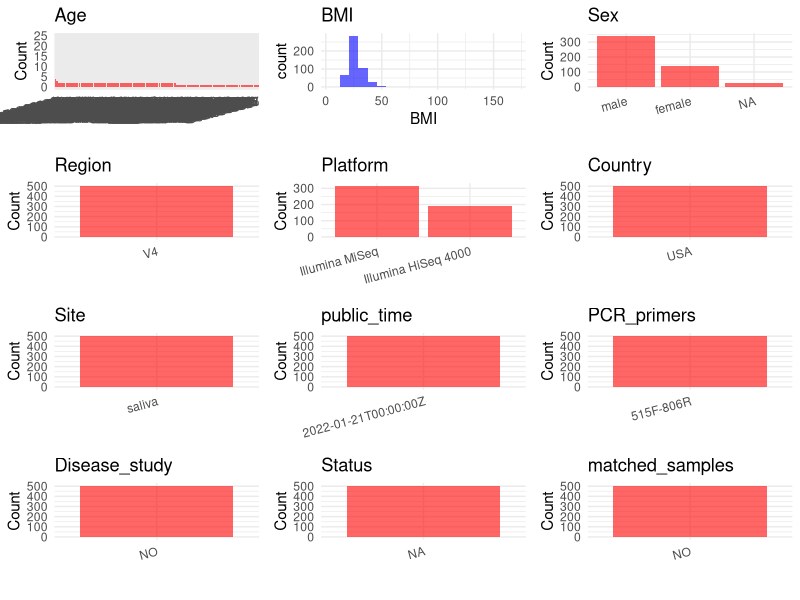

Generate this figure with R: (Note: this script raises an error after producing the figure.)
## ---- chunk 1
# Load necessary libraries
library(dplyr)
library(ggplot2)
library(cowplot)

# Set working directory (update this path to your local directory)
setwd("D:/metadata/PRJEB29169")

# Read the initial metadata files
initial_meta<-read.csv("SraRunTable.csv",header = T)

# Combine the two metadata files
#meta <- rbind(initial_meta, initial_meta1)

#Remove entries non-oral samples
#initial_meta <- subset(initial_meta, Organism == "human oral metagenome")


# Check the number of samples containing "HT" in Sample.Name (e.g., healthy controls)
#nrow(subset(meta, grepl("HT", Sample.Name)))

# Display the first few rows of the metadata
head(initial_meta)
## ---- chunk 2
# Create a uniform metadata dataframe
metadata <- data.frame(
  BioProject = initial_meta$BioProject,
  Run = initial_meta$Run,
  sample_name = initial_meta$Sample.Name,
  Age = initial_meta$host_age,
  BMI = initial_meta$BMI,
  Sex= initial_meta$sex,
  Region = "V4",
  Platform = initial_meta$Instrument,
  Country = initial_meta$geo_loc_name_country,
  Site = initial_meta$env_material,
  public_time = initial_meta$ReleaseDate,
  stringsAsFactors = FALSE
)
## ---- chunk 3
# Add information obtained from the publication
metadata$PCR_primers <- "515F-806R"
metadata$title <- "Establishing microbial composition measurement standards with reference frames"
metadata$Disease_study <- "NO"
# Assign disease status based on sample_name patterns
metadata$Status<-"NA"

#extract subject id by remove prefix of sample_name

metadata <- metadata %>%
  mutate(Sex = case_when(
    initial_meta$sex == "0" ~ "female",
    initial_meta$sex == "1" ~ "male"
  ))
keep_subjects <- unique(subset(metadata, Site == "saliva")$sample_name)
metadata <- subset(metadata, sample_name %in% keep_subjects)

metadata$matched_samples <- "NO"
## ---- chunk 4
# Check the number of unique runs and sample names
print(paste("Number of unique runs:", length(unique(metadata$Run))))
print(paste("Number of unique sample names:", length(unique(metadata$sample_name))))
## ---- chunk 5
# Select columns for visualization
plot_data <- metadata %>%
  select(-BioProject, -Run, -sample_name, -title)

# Function to create simple plots for each column
create_simple_plots <- function(data) {
  plots <- list()
  
  for (col in colnames(data)) {
    # Check if the column is all NA
    if (all(is.na(data[[col]]))) {
      # Create an empty plot with text indicating all NA
      p <- ggplot() +
        annotate("text", x = 0.5, y = 0.5, label = "this column is NA", size = 6) +
        labs(title = col) +
        theme_void()
    } else if (is.numeric(data[[col]])) {
      # Numeric variable: histogram
      p <- ggplot(data, aes(x = .data[[col]])) +
        geom_histogram(fill = "blue", alpha = 0.6, bins = 20, na.rm = TRUE) +
        labs(title = col) +
        theme_minimal()
    } else {
      # Categorical variable: bar plot (remove NA values)
      count_data <- as.data.frame(table(data[[col]], useNA = "ifany"))
      p <- ggplot(count_data, aes(x = reorder(Var1, -Freq), y = Freq)) +
        geom_col(fill = "red", alpha = 0.6) +
        labs(title = col, x = NULL, y = "Count") +
        theme_minimal() +
        theme(axis.text.x = element_text(angle = 15, hjust = 1))
    }
    plots[[col]] <- p
  }
  
  return(plots)
}

# Generate and arrange plots
plots <- create_simple_plots(plot_data)
p<-plot_grid(plots$Age, 
          plots$BMI, 
          plots$Sex, 
          plots$Region, 
          plots$Platform, 
          plots$Country, 
          plots$Site,
          plots$public_time, 
          plots$PCR_primers,
          plots$Disease_study,
          plots$Status,
          plots$matched_samples,# add 
          ncol = 3, align = "hv", axis = "lb")
ggsave("Metadata_Summary.png", plot = p, width = 8, height = 6, dpi = 150)
## ---- chunk 6
knitr::include_graphics("metadata_summary.png")
## ---- chunk 7
# Reorder columns to match the desired format
metadata <- metadata[, c(
  "BioProject", "Run", "sample_name", "Age", "BMI", "Sex", 
  "Region", "Platform", "Country", "Site", "public_time", 
  "PCR_primers", "title", "Disease_study", "Status","matched_samples"
)]

# Export the uniform metadata to a CSV file
write.csv(metadata, file = "metadata.csv", quote = FALSE)
head(metadata)
